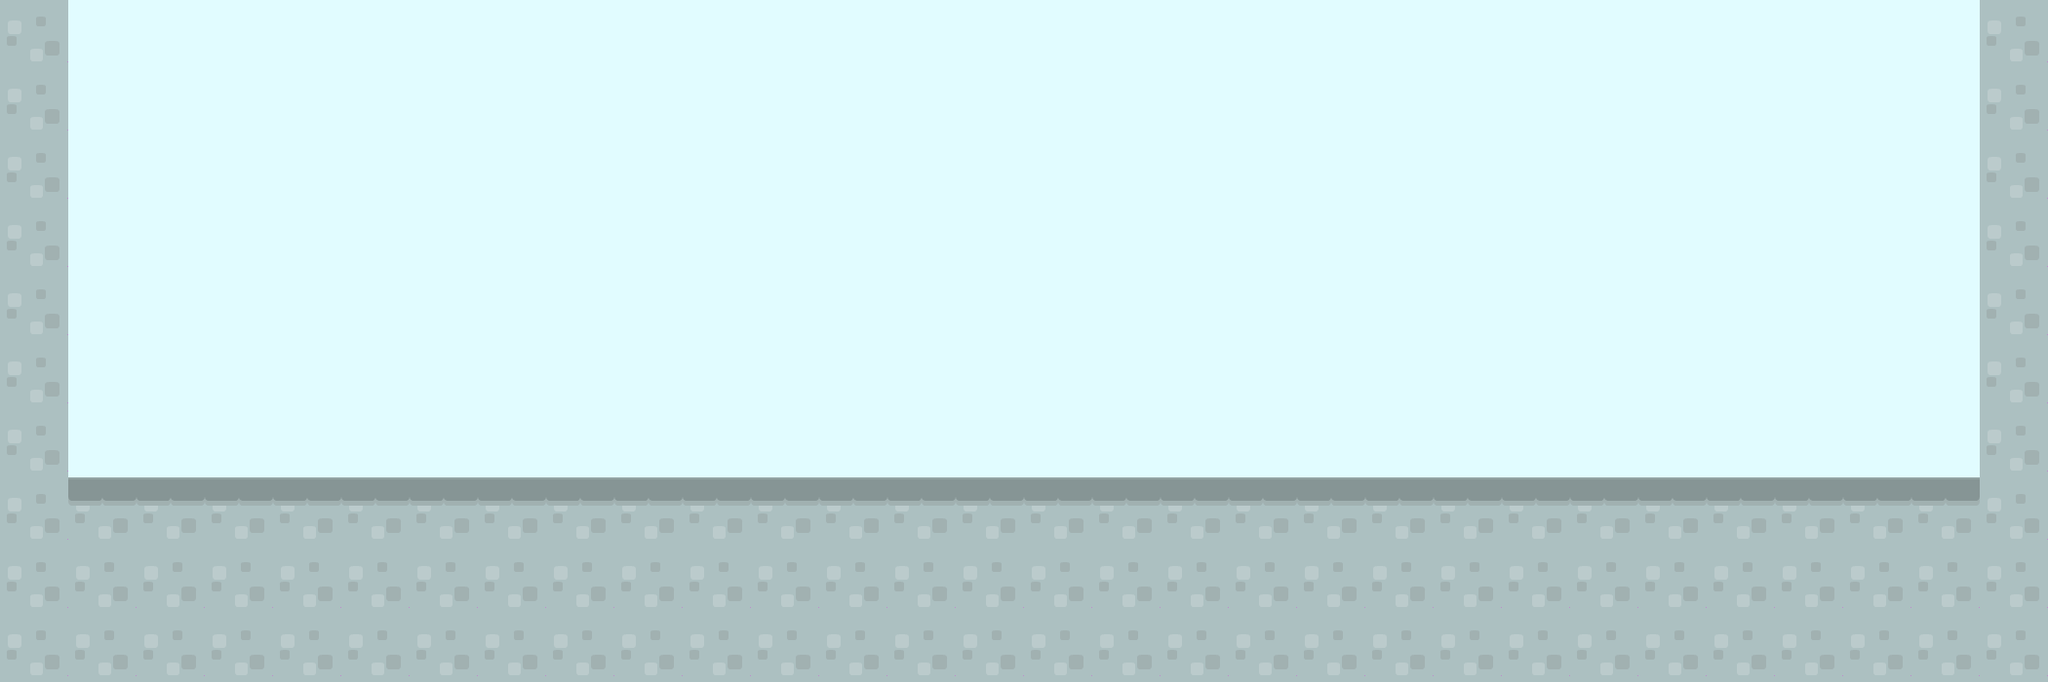

The image is a tile-based game level rendered from a .tmx file. Its description and source (layers, tilesets, objects; grid data summarised) follow:
An orthogonal 30x10 tile map with 70x70 px tiles, 2 tile layers (background, collision).

<map version="1.0" orientation="orthogonal" renderorder="right-down" width="30" height="10" tilewidth="70" tileheight="70" nextobjectid="1">
 <tileset firstgid="1" name="tiles_map" tilewidth="70" tileheight="70" tilecount="20">
  <image source="../images/tiles_map.png" width="700" height="140" />
 </tileset>
 <layer name="background" width="30" height="10">
  <data>[300 cells, 300 non-empty, 1 distinct tile ids]</data>
 </layer>
 <layer name="collision" width="30" height="10">
  <data>[300 cells, 104 non-empty, 2 distinct tile ids]</data>
 </layer>
</map>
